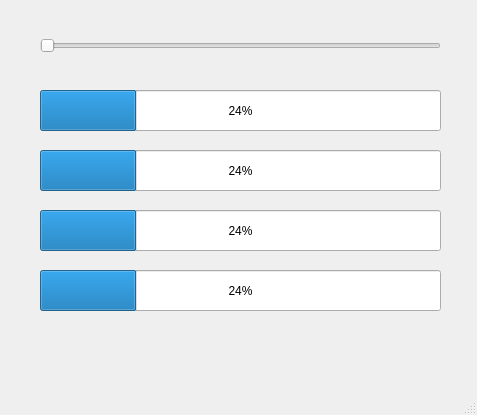
<?xml version="1.0" encoding="UTF-8"?>
<ui version="4.0">
 <class>MainWindow</class>
 <widget class="QMainWindow" name="MainWindow">
  <property name="geometry">
   <rect>
    <x>0</x>
    <y>0</y>
    <width>477</width>
    <height>415</height>
   </rect>
  </property>
  <property name="windowTitle">
   <string>MainWindow</string>
  </property>
  <widget class="QWidget" name="centralwidget">
   <widget class="QSlider" name="horizontalSlider">
    <property name="geometry">
     <rect>
      <x>40</x>
      <y>20</y>
      <width>401</width>
      <height>51</height>
     </rect>
    </property>
    <property name="orientation">
     <enum>Qt::Horizontal</enum>
    </property>
   </widget>
   <widget class="QProgressBar" name="progressBar">
    <property name="geometry">
     <rect>
      <x>40</x>
      <y>90</y>
      <width>401</width>
      <height>41</height>
     </rect>
    </property>
    <property name="value">
     <number>24</number>
    </property>
   </widget>
   <widget class="QProgressBar" name="progressBar_2">
    <property name="geometry">
     <rect>
      <x>40</x>
      <y>150</y>
      <width>401</width>
      <height>41</height>
     </rect>
    </property>
    <property name="value">
     <number>24</number>
    </property>
   </widget>
   <widget class="QProgressBar" name="progressBar_3">
    <property name="geometry">
     <rect>
      <x>40</x>
      <y>210</y>
      <width>401</width>
      <height>41</height>
     </rect>
    </property>
    <property name="value">
     <number>24</number>
    </property>
   </widget>
   <widget class="QProgressBar" name="progressBar_4">
    <property name="geometry">
     <rect>
      <x>40</x>
      <y>270</y>
      <width>401</width>
      <height>41</height>
     </rect>
    </property>
    <property name="value">
     <number>24</number>
    </property>
   </widget>
  </widget>
  <widget class="QMenuBar" name="menubar">
   <property name="geometry">
    <rect>
     <x>0</x>
     <y>0</y>
     <width>477</width>
     <height>20</height>
    </rect>
   </property>
  </widget>
  <widget class="QStatusBar" name="statusbar"/>
 </widget>
 <resources/>
 <connections/>
</ui>
